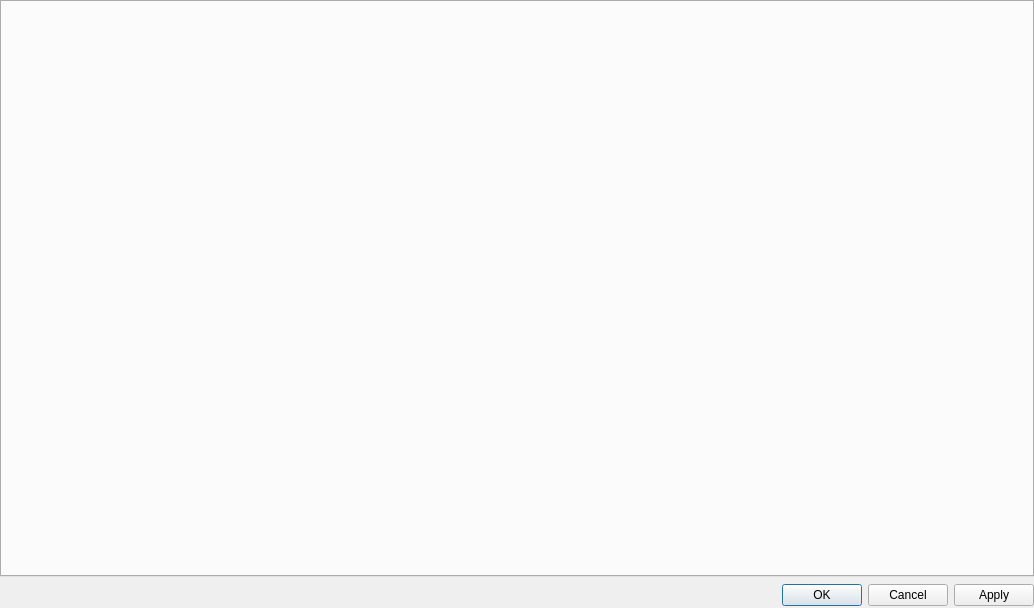
<?xml version="1.0" encoding="UTF-8"?>
<ui version="4.0">
 <class>ServerSettingsDialog</class>
 <widget class="QDialog" name="ServerSettingsDialog">
  <property name="geometry">
   <rect>
    <x>0</x>
    <y>0</y>
    <width>1034</width>
    <height>608</height>
   </rect>
  </property>
  <layout class="QVBoxLayout" name="verticalLayout">
   <property name="leftMargin">
    <number>0</number>
   </property>
   <property name="topMargin">
    <number>0</number>
   </property>
   <property name="rightMargin">
    <number>0</number>
   </property>
   <property name="bottomMargin">
    <number>0</number>
   </property>
   <item>
    <widget class="QTabWidget" name="tabWidget"/>
   </item>
   <item>
    <widget class="QDialogButtonBox" name="buttonBox">
     <property name="minimumSize">
      <size>
       <width>0</width>
       <height>25</height>
      </size>
     </property>
     <property name="standardButtons">
      <set>QDialogButtonBox::Apply|QDialogButtonBox::Cancel|QDialogButtonBox::Ok</set>
     </property>
    </widget>
   </item>
  </layout>
 </widget>
 <tabstops>
  <tabstop>buttonBox</tabstop>
 </tabstops>
 <resources/>
 <connections/>
 <slots>
  <slot>buttonClicked(QAbstractButton*)</slot>
  <slot>addClicked()</slot>
  <slot>removeClicked()</slot>
 </slots>
</ui>
